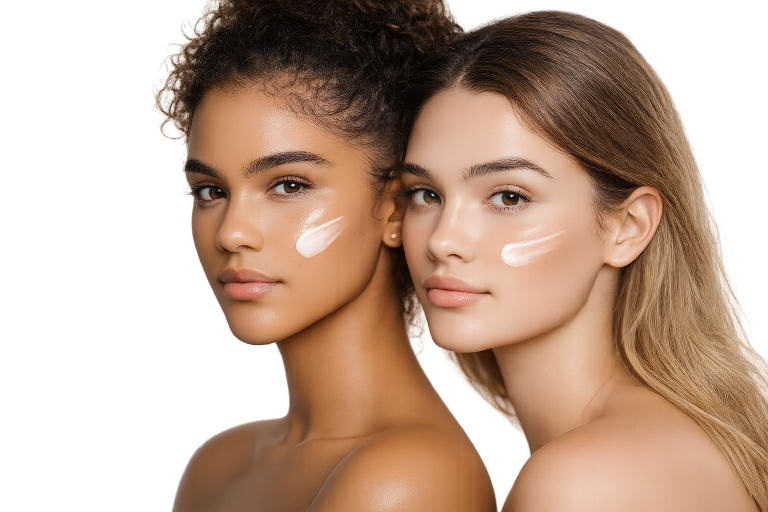
#> input picture assets/imgs/Hero_img.png, 1536 x 1024 px (shown at 1/2 size)
$ python _mobile_psi_fix.py
#> lines starting #> are read from the running program, lines starting #| are printed output that depends on the picture
#> in save_webp, im is the input picture: PIL image 1536x1024 RGBA; mean R, G, B, A 148.1, 114.6, 90.6, 161.6
# -*- coding: utf-8 -*-
"""Mobile-only PSI fixes: smaller WebPs, HTML srcset/preload, CLS CSS. Desktop sources untouched."""
from __future__ import annotations

import re
from pathlib import Path

from PIL import Image, ImageFilter

ROOT = Path(__file__).resolve().parent
IMGS = ROOT / "assets" / "imgs"


# [5 lines left out: function minify_css, not called in this run]


def resize_to_width(im: Image.Image, width: int) -> Image.Image:
#> called with width = 800
    w, h = im.size
#> w = 1536; h = 1024
    if w <= width:
        return im
    nh = max(1, int(round(h * (width / w))))
#> nh = 533
    return im.resize((width, nh), Image.Resampling.LANCZOS)
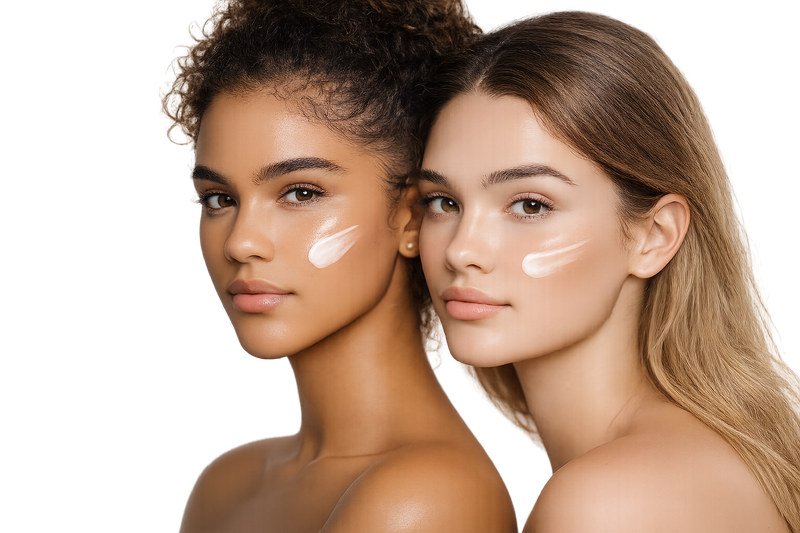
#> returned value: PIL image 800x533 RGBA; mean R, G, B, A 103.1, 76.4, 58.5, 161.6; transparent parts drawn white


def save_webp(
    src: Path,
    dest: Path,
    *,
    width: int | None = None,
    max_side: int | None = None,
    quality: int = 72,
    keep_alpha: bool = False,
    sharpen: bool = True,
) -> None:
    im = Image.open(src)
    if keep_alpha:
        im = im.convert("RGBA")
    else:
        if im.mode in ("RGBA", "LA") or (im.mode == "P" and "transparency" in im.info):
            rgba = im.convert("RGBA")
            bg = Image.new("RGB", rgba.size, (250, 249, 247))
            bg.paste(rgba, mask=rgba.split()[-1])
            im = bg
        else:
            im = im.convert("RGB")

    if width:
        im = resize_to_width(im, width)
    elif max_side:
        w, h = im.size
        scale = min(1.0, max_side / max(w, h))
        if scale < 1:
            im = im.resize(
                (max(1, int(w * scale)), max(1, int(h * scale))),
                Image.Resampling.LANCZOS,
            )

    if sharpen and im.mode in ("RGB", "RGBA"):
        im = im.filter(ImageFilter.UnsharpMask(radius=0.9, percent=65, threshold=2))
#> im: PIL image 800x533 RGBA

    dest.parent.mkdir(parents=True, exist_ok=True)
    im.save(dest, "WEBP", quality=quality, method=6)
    print(
        f"{dest.relative_to(IMGS)}: {dest.stat().st_size/1024:.1f} KiB {im.size}"
    )
#| Hero_img-800.webp: 95.6 KiB (800, 533)


def generate_images() -> None:
    # Hero figure — mobile max 800 (no 1200 as 2x). Recompress.
    save_webp(
        IMGS / "Hero_img.png",
        IMGS / "Hero_img-800.webp",
        width=800,
        quality=70,
        keep_alpha=True,
        sharpen=True,
    )
    # Hero background — mobile max 900 (drop 1400 2x). Recompress.
    save_webp(
        IMGS / "Hero_background_img.png",
        IMGS / "Hero_background_img-900.webp",
        width=900,
        quality=68,
        keep_alpha=True,
        sharpen=True,
    )
#> call 2 of save_webp, with width = 900, quality = 68, keep_alpha = True, sharpen = True
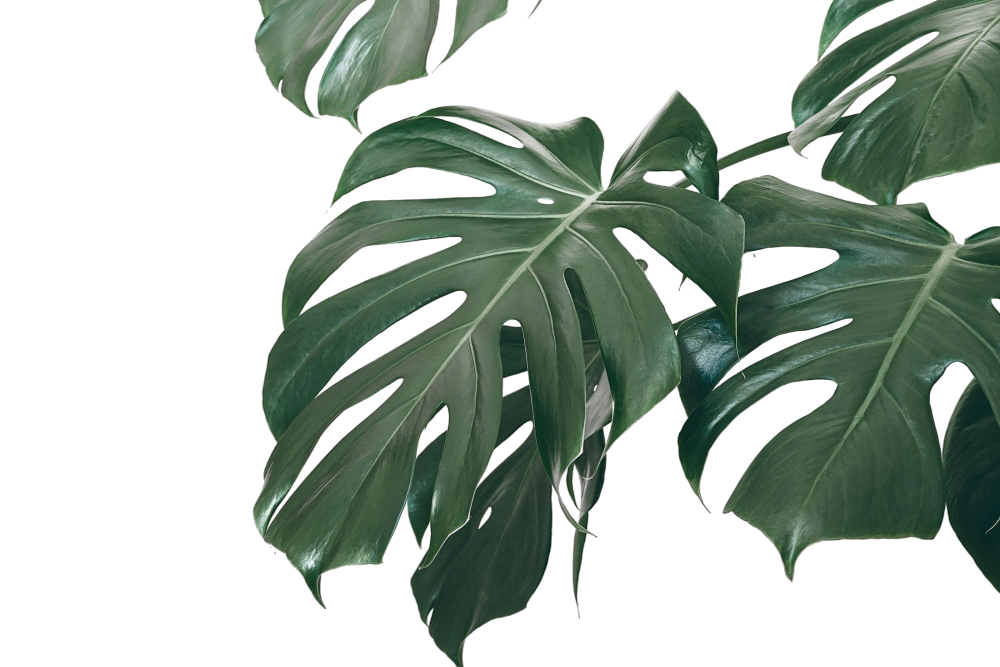
#> input picture assets/imgs/Hero_background_img.png, 2000 x 1333 px (shown at 1/2 size)
#> in save_webp, im is the input picture: PIL image 2000x1333 RGBA; mean R, G, B, A 35.7, 47.8, 37.8, 111.8
#> call 2 of resize_to_width, with width = 900
#> in resize_to_width (call 2), `return im.resize((width, nh), Image.Resampling.LANCZOS)`:
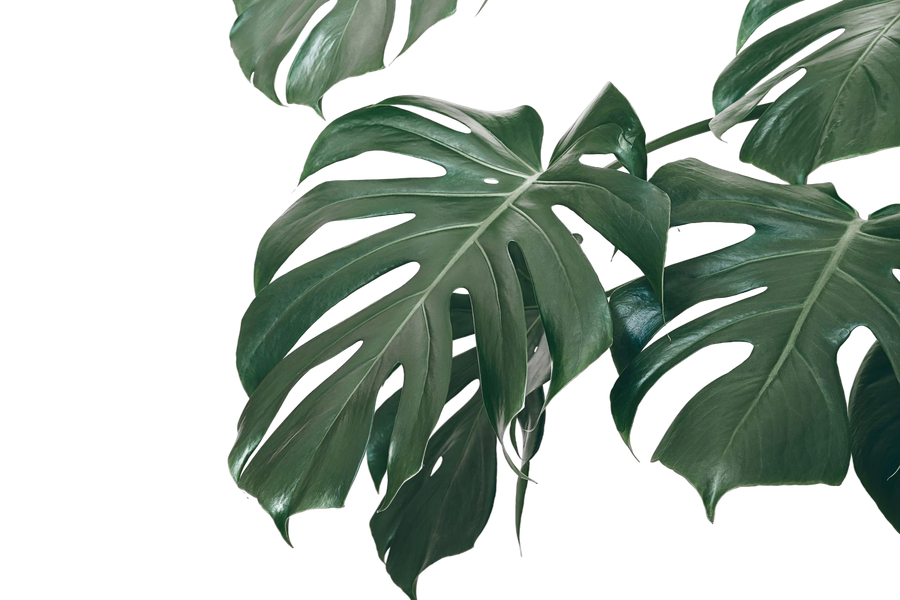
#> returned value: PIL image 900x600 RGBA; mean R, G, B, A 33.7, 45.2, 35.7, 111.8; transparent parts drawn white
    # Portrait — mobile only 600
    save_webp(
        IMGS / "Main_Rolam.jpg",
        IMGS / "Main_Rolam-600.webp",
        width=600,
        quality=70,
        keep_alpha=False,
        sharpen=True,
    )
    # Partner logo compression
    for name in ("Alveola.webp", "JB_lashes.webp"):
        src = IMGS / "Logo_Carousel" / name
        if not src.exists():
            continue
        im = Image.open(src).convert("RGBA")
        # Keep display height ~80–160px worth; re-encode smaller
        w, h = im.size
        if w > 220:
            im = resize_to_width(im, 220)
        dest = src
        im.save(dest, "WEBP", quality=70, method=6)
        print(f"Logo_Carousel/{name}: {dest.stat().st_size/1024:.1f} KiB {im.size}")

    # Gallery 400w for every existing -640.webp sibling
    for path_640 in IMGS.joinpath("page-gallery").rglob("*-640.webp"):
        stem = path_640.name.replace("-640.webp", "")
        full = path_640.with_name(stem + ".webp")
        jpg = path_640.with_name(stem + ".jpg")
        png = path_640.with_name(stem + ".png")
        src = full if full.exists() else (jpg if jpg.exists() else png)
        if not src or not src.exists():
            print("skip no src", path_640)
            continue
        dest = path_640.with_name(stem + "-400.webp")
        save_webp(
            src,
            dest,
            width=400,
            quality=68,
            keep_alpha=False,
            sharpen=True,
        )


HERO_IMG_BASE_CSS = """
.hero__image-bg::after {
  content: "";
  position: absolute;
  inset: 0;
  z-index: 1;
  background: rgba(255, 255, 255, 0.19);
  pointer-events: none;
}

.hero__image-bg img {
  position: absolute;
  top: 0;
  right: 0;
  left: auto;
  height: 100%;
  width: auto;
  max-width: none;
  object-fit: cover;
  object-position: right center;
  display: block;
  transition: transform 0.55s cubic-bezier(0.22, 1, 0.36, 1);
}
"""

HERO_MOBILE_CSS = """
  /* Home hero mobile — must live in core CSS (home does not load pages CSS) */
  .hero {
    --hero-mobile-overlay: rgba(18, 17, 13, 0.52);
    min-height: var(--screen-fill);
  }

  .hero__image-bg {
    left: 0;
    right: 0;
    width: 100%;
  }

  .hero__image-bg img {
    left: 0;
    right: 0;
    width: 100%;
    height: 100%;
    max-width: none;
    object-fit: cover;
    object-position: center center;
  }

  .hero__grid {
    grid-template-columns: 1fr;
    grid-template-rows: minmax(min(30vh, 300px), auto);
    align-items: stretch;
    position: relative;
    z-index: 1;
    isolation: isolate;
  }

  .hero__media {
    grid-row: 1;
    grid-column: 1;
    order: 0;
    position: absolute;
    inset: 0;
    margin-left: 0;
    min-height: 100%;
    height: 100%;
    z-index: 0;
  }

  .hero__media::after {
    opacity: 1;
  }

  .hero__image-wrap {
    border-radius: 0;
    min-height: 100%;
    height: 100%;
  }

  .hero__image-figure {
    position: relative;
    z-index: 1;
    width: 100%;
    height: 100%;
    min-height: 100%;
    object-fit: cover;
    object-position: center center;
  }

  .hero__content {
    grid-row: 1;
    grid-column: 1;
    margin-left: calc(
      (
          100cqw - min(var(--container), calc(100cqw - 2 * var(--layout-gutter)))
        ) /
        2
    );
    margin-right: calc(
      (
          100cqw - min(var(--container), calc(100cqw - 2 * var(--layout-gutter)))
        ) /
        2
    );
    width: min(var(--container), calc(100cqw - 2 * var(--layout-gutter)));
    max-width: 100%;
    justify-self: stretch;
    position: relative;
    z-index: 2;
    padding-block: clamp(2rem, 6vw, 3rem);
    padding-right: 0;
    background: transparent;
  }

  .hero .hero__tagline {
    font-size: max(1rem, calc(var(--fs-section-gold-accent) * 0.92));
  }

  .hero__title {
    color: var(--color-white);
  }

  .hero .hero__title {
    font-size: clamp(2.1rem, 5.4vw, 3.05rem);
    line-height: 1.14;
  }

  .hero__lead {
    color: rgba(255, 255, 255, 0.92);
  }

  .hero .hero__lead {
    font-size: var(--fs-p);
    line-height: 1.3;
  }

  /* CLS: reserve space for icons / partner logos before decode */
  .service-card__icon {
    width: clamp(2.25rem, 8vw, 3rem);
    height: clamp(2.25rem, 8vw, 3rem);
    aspect-ratio: 1 / 1;
  }

  .service-card__icon img,
  .services .service-card__icon img {
    width: 100%;
    height: 100%;
    max-width: none;
    aspect-ratio: 1 / 1;
    object-fit: contain;
  }

  .partners__logo {
    aspect-ratio: 2.75 / 1;
    width: auto;
    height: var(--partners-logo-h);
    max-width: min(13rem, 46vw);
  }
"""


# [177 lines left out: functions patch_styles_css, patch_html, minify, not called in this run]


def main() -> None:
    generate_images()
    patch_styles_css()
    patch_html()
    minify()
    print("done — re-inject critical CSS separately if needed")


if __name__ == "__main__":
#> (the run stopped early here; a loop or call above may not have finished)
